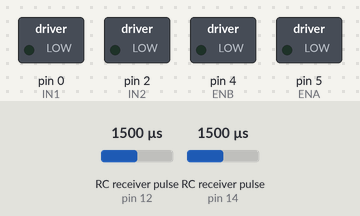
The sketch below on a simulated Arduino Uno, built with avr-gcc and run on an emulated ATmega328P. On the bench: switched loads named in the sketch (green lamp = pin HIGH). Wiring (inferred from the names in the program): 2 × RC receiver channel: data pin 12 / data pin 14. Inputs (shaded band) come from the test bench; at power-on: RC receiver pulse (sensors on pin 12, pin 14) 1500 µs.

Above: at 1.2 s.
1.3 s: RC receiver pulse (sensor on pin 12) set to 1490 µs
At 1.7 s:
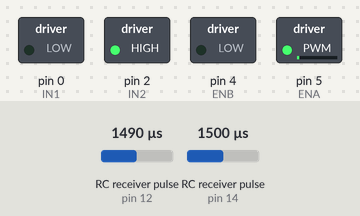
2.8 s: RC receiver pulse (sensor on pin 14) set to 1485 µs
At 3.6 s:
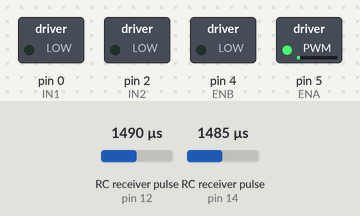
4.3 s: RC receiver pulse (sensor on pin 12) set to 1469 µs
At 5.2 s:
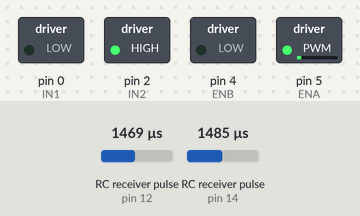
5.8 s: RC receiver pulse (sensor on pin 14) set to 1020 µs
At 7.0 s:
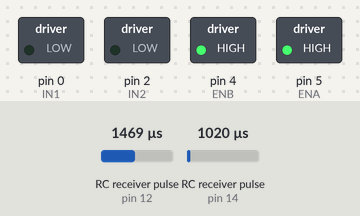
7.3 s: RC receiver pulse (sensor on pin 12) set to 1020 µs
At 8.5 s:
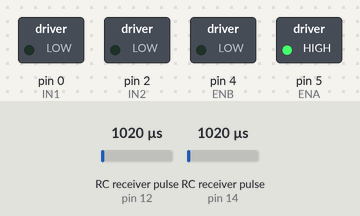
8.8 s: RC receiver pulse (sensor on pin 14) set to 1250 µs
At 9.4 s:
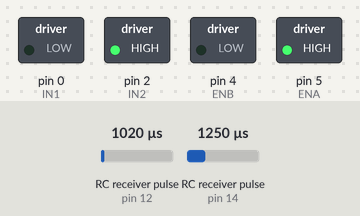
Timing chart, 0 to 11.3 s (numbered marks = the images above; inputs shaded):
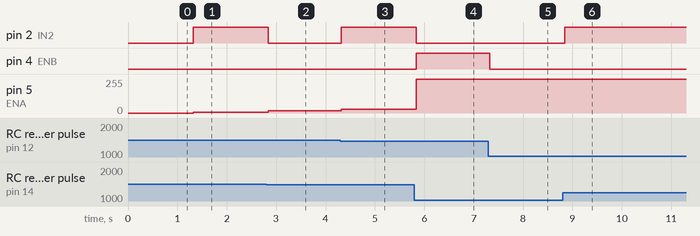

The sketch:

SDR1064-1.ino
```cpp
// Define pins for each RC channel
int aileronPin = 14;   // Channel 1 (Throttle)
int elevatorPin = 12;  // Channel 2 (Steering)

const int ENA = 5; // PWM for speed for Motor 1
const int ENB = 4; // PWM for speed for Motor 2

const int IN1 = 0; // Direction for Motor 1
const int IN2 = 2; // Direction pin 1 for Motor 2

long aileronControl;  // Mapped value from aileron channel (0-100)
long elevatorControl; // Mapped value from elevator channel (0-100)

// Reads the PWM signal from the aileron channel and maps it to 0-100
long readAileronControlSignal() {
    unsigned long rawPWM = pulseIn(aileronPin, HIGH, 25000);
    // If signal is lost (timeout) or clearly out of valid RC pulse range, return neutral (50)
    if (rawPWM == 0 || rawPWM < 900 || rawPWM > 2100) {
        return 50; // Mid-point for 0-100 scale
    }
    long constrainedPWM = constrain(rawPWM, 1000, 2000);
    return map(constrainedPWM, 1000, 2000, 0, 100);
}

// Reads the PWM signal from the elevator channel and maps it to 0-100
long readElevatorControlSignal() {
    unsigned long rawPWM = pulseIn(elevatorPin, HIGH, 25000);
    // If signal is lost (timeout) or clearly out of valid RC pulse range, return neutral (50)
    if (rawPWM == 0 || rawPWM < 900 || rawPWM > 2100) {
        return 50; // Mid-point for 0-100 scale
    }
    long constrainedPWM = constrain(rawPWM, 1000, 2000);
    return map(constrainedPWM, 1000, 2000, 0, 100);
}

void setup() {
    pinMode(aileronPin, INPUT);
    pinMode(elevatorPin, INPUT);

    pinMode(ENA, OUTPUT);
    pinMode(ENB, OUTPUT);
    pinMode(IN1, OUTPUT);
    pinMode(IN2, OUTPUT);

    // Initialize motors to off
    digitalWrite(IN1, LOW);
    digitalWrite(IN2, LOW);
    analogWrite(ENA, 0);
    analogWrite(ENB, 0);
}

// Helper function to control a single motor
// pwmVal: -255 (full backward) to 255 (full forward)
void setMotorOutput(int dirPin, int speedPin, int pwmVal) {
    if (pwmVal > 0) { // Forward
        digitalWrite(dirPin, HIGH);
        analogWrite(speedPin, pwmVal);
    } else if (pwmVal < 0) { // Backward
        digitalWrite(dirPin, LOW);
        analogWrite(speedPin, -pwmVal); // Speed is positive
    } else { // Stop
        digitalWrite(dirPin, LOW);
        analogWrite(speedPin, 0);
    }
}

void loop() {
    // Read mapped control signals from each channel
    aileronControl = readAileronControlSignal();   // Throttle (0-100, 50 is neutral)
    elevatorControl = readElevatorControlSignal(); // Steering (0-100, 50 is neutral)

    // Map control values directly
    // aileronControl (0-100) to throttleValue (-255 to 255)
    // 0 -> -255 (full reverse), 50 -> 0 (stop), 100 -> 255 (full forward)
    long throttleValue = map(aileronControl, 0, 100, -255, 255);

    // elevatorControl (0-100) to steeringValue (-255 to 255)
    // 0 -> -255 (full left turn effect), 50 -> 0 (straight), 100 -> 255 (full right turn effect)
    long steeringValue = map(elevatorControl, 0, 100, -255, 255);

    // Mix throttle and steering for differential drive
    long motor1Pwm = throttleValue + steeringValue;
    long motor2Pwm = throttleValue - steeringValue;

    // Constrain PWM values to the valid range [-255, 255]
    motor1Pwm = constrain(motor1Pwm, -255, 255);
    motor2Pwm = constrain(motor2Pwm, -255, 255);

    // Set motor speeds and directions
    setMotorOutput(IN1, ENA, motor1Pwm); // Motor 1
    setMotorOutput(IN2, ENB, motor2Pwm); // Motor 2

    delay(20);  // Delay for responsiveness
}
```

Measured:
- the behaviour switches between 1499 and 1498 µs on RC receiver pulse (sensor on pin 12) (found by bisection; images 0 and 1)
- the behaviour switches between 1499 and 1498 µs on RC receiver pulse (sensor on pin 14) (found by bisection; images 1 and 2)
- the behaviour switches between 1479 and 1478 µs on RC receiver pulse (sensor on pin 12) (found by bisection; images 2 and 3)
- after the input at 1.3 s, pin 2 (IN2): LOW → HIGH at once; pin 5 (ENA): 0/255 → 6/255 at once
- after the input at 2.8 s, pin 2 (IN2): HIGH → LOW at once; pin 5 (ENA): 6/255 → 17/255 at once
- after the input at 4.3 s, pin 2 (IN2): LOW → HIGH at once; pin 5 (ENA): 17/255 → 27/255 at once
- after the input at 5.8 s, pin 2 (IN2): HIGH → LOW at once; pin 4 (ENB): LOW → HIGH at once; pin 5 (ENA): 27/255 → 255/255 at once
- after the input at 7.3 s, pin 4 (ENB): HIGH → LOW at once
- after the input at 8.8 s, pin 2 (IN2): LOW → HIGH at once
